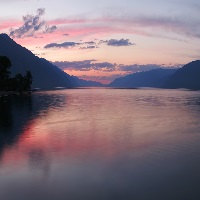
#> input picture л3/ozzak.jpg, 200 x 200 px
$ jupyter execute lab3.ipynb
#> lines starting #> are read from the running program, lines starting #| are printed output that depends on the picture
# Прохорова В. Е. БУТ2001

[cell 1]
import numpy as np
import math
from PIL import Image
img = Image.open('ozzak.jpg')
#> img is the input picture: PIL image 200x200 RGB; mean R, G, B 131.6, 114.3, 124.1
img

Усреднение с помощью скользящего окна

[cell 2]
def blur(img, size):
#> called with size = 4
    img_array = np.asarray(img, dtype='uint8').copy()
    width, height = len(img_array), len(img_array[0])
#> width = 200; height = 200
    left, right = int(size/2), size-int(size/2)
    for hor in range(left, width-right):
        for vert in range(left, height-right):
            sum = [0, 0, 0]
            for h in range(-left, right):
                for v in range(-left, right):
                    for c in range(3):
                        sum[c] += img_array[hor+h][vert+v][c]
            for c in range(3):
                img_array[hor][vert][c] = sum[c] / (size**2)
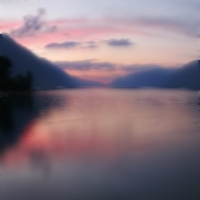
#> img_array: shape (200, 200, 3); mean R, G, B 131.1, 113.8, 123.6
    return img_array

[cell 3]
blur_img = Image.fromarray(blur(img, 4),'RGB')
blur_img

[cell 4]
blur_img.size
#> Out = (200, 200)

Взвешенное усреднение через функцию Гаусса

[cell 5]
size = 4 # размер окна
sigma = 32 # значение сигма

[cell 6]
def gaussian(size, sigma): #
#> called with size = 4, sigma = 32
    kernel = np.zeros((size, size))
    center = size // 2
    for i in range(size):
        for j in range(size):
            x, y = i - center, j - center
            kernel[i, j] = np.exp(-(x**2 + y**2) / (2 * sigma**2))
    kernel = kernel / (2 * np.pi * sigma**2)
    kernel = kernel / np.sum(kernel)
    return kernel
gaussian(size, sigma)

[cell 7]
def gaussian_blur(img, size, sigma):
#> called with size = 4, sigma = 32
    img_array = np.array(img)
    output_array = np.zeros_like(img_array, dtype=np.float32)
    height, width, channels = img_array.shape
#> height = 200; width = 200; channels = 3
    pad_size = size // 2
    kernel = gaussian(size, sigma)
    for i in range(pad_size, height - pad_size):
        for j in range(pad_size, width - pad_size):
            for k in range(channels):
                output_array[i, j, k] = np.sum(kernel * img_array[i-pad_size:i+pad_size, j-pad_size:j+pad_size, k])
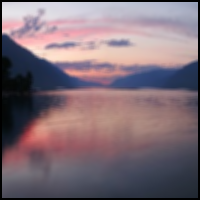
#> output_array: shape (200, 200, 3) float32; mean R, G, B 127.8, 110.5, 119.8
    return output_array.astype('uint8')
